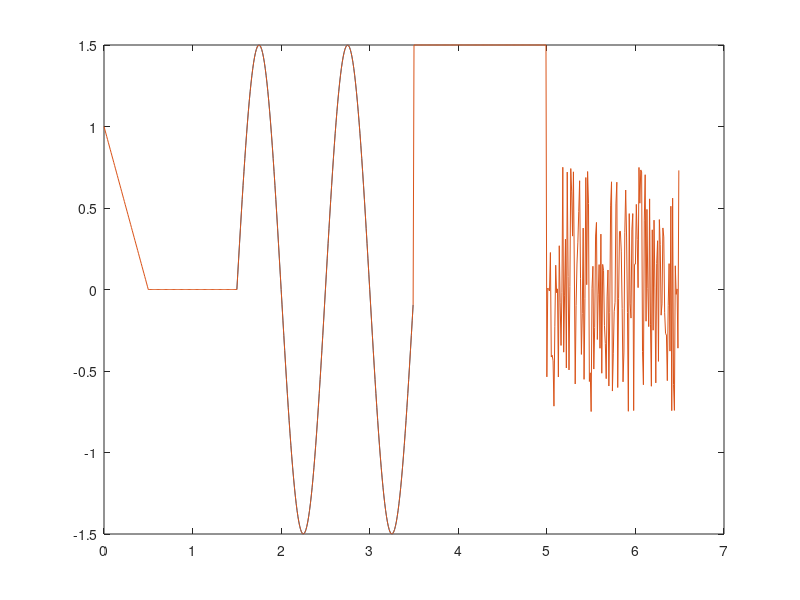

MATLAB code to generate this figure:
%% Uzzimet doto funkciju
% y=A0+A*sin(2pi*f*(t-delay))
% A0 - nozime y grafika izmeru no cikiem-lidz cikiem
% A - amplituda (1.5)
% sin- (sinusoida) (var uztaisit negativu no sakuma samainit + uz -)
% f - frekvence= 1/T (T- periods. Kad grafiks atkal saksit darit to, kas 
% bija no sakuma(T=(t'beigas-t'sakums)/Npilnas perioda skaits))
% t - laiks no 0.5-6.5
% delay - lai parnest sakum, lai kosinus ne sakas no 0, bet no punkta kuru
% jus gribat
function y = signals(t)
if nargin == 0
   t = 0:0.01:6.5; % kopigais laiks
end

t_sawf = (t>=0&t<0.5); t_saw = t(t_sawf);
% t_saw = 0:0.01:0.5;
t_zerof = (t>=0.5&t<1.5); t_zero = t(t_zerof);
% t_zero = 0.5:0.01:1.5;
t_sinf=(t>=1.5&t<3.5); t_sin = t(t_sinf);
% t_sin = 1.5:0.01:3.5;
t_constf=(t>=3.5&t<5); t_const=t(t_constf);
% t_const = 3.5:0.01:5;
t_noisef=(t>=5&t<6.5); t_noise=t(t_noisef);
% t_noise = 5:0.01:6.5
%% sinusoida

A0= 0; A=1.5;
T = (3.5-1.5)/2
f = 1/T; delay=1.5;
y_sin=A0+A*sin(2*pi*f*(t_sin-delay));
plot(t_sin,y_sin)
% axis([0 6.5 -2 2]) %% komanda uzreiz jaieliek visus robezus visejam grafika!!
%% linearis mainigais signals(funkcija)
% y = k (t- delay)
% k= (ya-yb)/(ta-tb)
% y = k*t, piemers y = 0*t => y = 0
% ja y = 0 => 0=k(t-delay) sledovatelyno t=delay

k = (1-0)/(0-0.5)
delay = 0.5;
y_saw = k*(t_saw-delay);
hold on
%plot (t_saw,y_saw);
%% linija konstantes signals
% seit y - konstante, jo pa y grafika, vina stav uz vietas y = 1.5
% 3.5:0.01:5; % seit 151 elements
% un lai nebija kluda tad y ari vajag izdarit 151reizes y = [1.5 1.5 1.5 ... 1.5]
% bet lai nerakstit to 151 reizes, izveidosim nullu matricu
% y = zeros(1,151)+1.5 =>   y =zeros(size(t))+1.5;

y_const = zeros(size(t_const))+1.5;
%plot(t_const,y_const)
%% Signals uz x asi, nullu signals

y_zero =zeros(size(t_zero));
%plot(t_zero,y_zero)
%% troksnja signals
% rand - randoms- paradisies jebkura cipars no 0 lidz 1
% rand(2,4) - paradisies jebkurie ciparie matricai 2 rindas 4 kol, no 0
% lidz 1

% y_noise = rand(size(t_noise)); % rada no [ 0 lidz 1 ], bet vajag [-0.75 lidz 0.75]
y_noise = 1.5*rand(size(t_noise))-0.75;
%plot(t_noise,y_noise)
%% apvienosim visu viena vektora, no visus 5 signalus apvienosim viena
% t1 = [0 1 2 3];
% t2 = [4 5];
% t= [t1 t2] paradisies [0 1 2 3 4 5]
t = [t_saw,t_zero,t_sin,t_const,t_noise];
y = [y_saw,y_zero,y_sin,y_const,y_noise];
if nargout == 0
    plot(t,y); 
    y = []; % lai nerada daudz ciparus
end

% plot(t,y)
% matlava ir datu filtracija 
% deklaresim t= 0:6, no nulle lidz 6, 0 1 2 3 4 5 6
% parbaudam tf = t > 3, visie, kurie bus no mazak 3, bus 0, kur lielak 1
% t(tf), lai paradija, kurie visi biji lielak 3